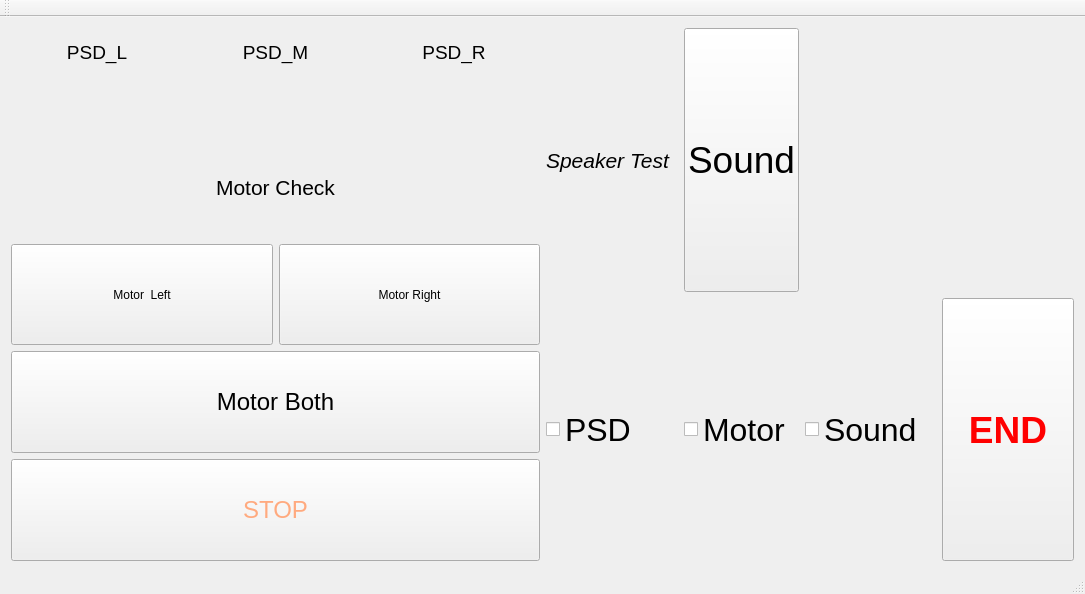
<?xml version="1.0" encoding="UTF-8"?>
<ui version="4.0">
 <class>admin_ui</class>
 <widget class="QMainWindow" name="admin_ui">
  <property name="geometry">
   <rect>
    <x>0</x>
    <y>0</y>
    <width>1085</width>
    <height>594</height>
   </rect>
  </property>
  <property name="windowTitle">
   <string>admin_ui</string>
  </property>
  <widget class="QWidget" name="centralWidget">
   <layout class="QHBoxLayout" name="horizontalLayout">
    <item>
     <layout class="QVBoxLayout" name="verticalLayout">
      <item>
       <layout class="QGridLayout" name="gridLayout">
        <item row="1" column="0">
         <widget class="QLabel" name="psd_l">
          <property name="font">
           <font>
            <pointsize>20</pointsize>
            <weight>75</weight>
            <bold>true</bold>
           </font>
          </property>
          <property name="text">
           <string/>
          </property>
         </widget>
        </item>
        <item row="0" column="2">
         <widget class="QLabel" name="label_3">
          <property name="font">
           <font>
            <pointsize>14</pointsize>
           </font>
          </property>
          <property name="layoutDirection">
           <enum>Qt::LeftToRight</enum>
          </property>
          <property name="text">
           <string>PSD_R</string>
          </property>
          <property name="alignment">
           <set>Qt::AlignCenter</set>
          </property>
         </widget>
        </item>
        <item row="0" column="1">
         <widget class="QLabel" name="label">
          <property name="font">
           <font>
            <pointsize>14</pointsize>
           </font>
          </property>
          <property name="layoutDirection">
           <enum>Qt::LeftToRight</enum>
          </property>
          <property name="text">
           <string>PSD_M</string>
          </property>
          <property name="alignment">
           <set>Qt::AlignCenter</set>
          </property>
         </widget>
        </item>
        <item row="0" column="0">
         <widget class="QLabel" name="label_2">
          <property name="font">
           <font>
            <pointsize>14</pointsize>
           </font>
          </property>
          <property name="layoutDirection">
           <enum>Qt::LeftToRight</enum>
          </property>
          <property name="text">
           <string>PSD_L</string>
          </property>
          <property name="alignment">
           <set>Qt::AlignCenter</set>
          </property>
         </widget>
        </item>
        <item row="1" column="2">
         <widget class="QLabel" name="psd_r">
          <property name="font">
           <font>
            <pointsize>20</pointsize>
            <weight>75</weight>
            <bold>true</bold>
           </font>
          </property>
          <property name="text">
           <string/>
          </property>
         </widget>
        </item>
        <item row="1" column="1">
         <widget class="QLabel" name="psd_m">
          <property name="font">
           <font>
            <pointsize>20</pointsize>
            <weight>75</weight>
            <bold>true</bold>
           </font>
          </property>
          <property name="text">
           <string/>
          </property>
         </widget>
        </item>
       </layout>
      </item>
      <item>
       <widget class="QLabel" name="label_7">
        <property name="font">
         <font>
          <pointsize>16</pointsize>
         </font>
        </property>
        <property name="text">
         <string>Motor Check</string>
        </property>
        <property name="alignment">
         <set>Qt::AlignCenter</set>
        </property>
       </widget>
      </item>
      <item>
       <layout class="QHBoxLayout" name="horizontalLayout_3">
        <item>
         <widget class="QPushButton" name="Motor_left">
          <property name="sizePolicy">
           <sizepolicy hsizetype="Preferred" vsizetype="Preferred">
            <horstretch>0</horstretch>
            <verstretch>0</verstretch>
           </sizepolicy>
          </property>
          <property name="text">
           <string>Motor  Left</string>
          </property>
         </widget>
        </item>
        <item>
         <widget class="QPushButton" name="Motor_Right">
          <property name="sizePolicy">
           <sizepolicy hsizetype="Minimum" vsizetype="Preferred">
            <horstretch>0</horstretch>
            <verstretch>0</verstretch>
           </sizepolicy>
          </property>
          <property name="text">
           <string>Motor Right</string>
          </property>
         </widget>
        </item>
       </layout>
      </item>
      <item>
       <widget class="QPushButton" name="Motor_Both">
        <property name="sizePolicy">
         <sizepolicy hsizetype="Minimum" vsizetype="Preferred">
          <horstretch>0</horstretch>
          <verstretch>0</verstretch>
         </sizepolicy>
        </property>
        <property name="font">
         <font>
          <pointsize>18</pointsize>
         </font>
        </property>
        <property name="text">
         <string>Motor Both</string>
        </property>
       </widget>
      </item>
      <item>
       <widget class="QPushButton" name="pushButton">
        <property name="sizePolicy">
         <sizepolicy hsizetype="Minimum" vsizetype="Preferred">
          <horstretch>0</horstretch>
          <verstretch>0</verstretch>
         </sizepolicy>
        </property>
        <property name="font">
         <font>
          <pointsize>18</pointsize>
         </font>
        </property>
        <property name="styleSheet">
         <string notr="true">#pushButton{
color : rgb(255, 170, 127)
}</string>
        </property>
        <property name="text">
         <string>STOP</string>
        </property>
       </widget>
      </item>
     </layout>
    </item>
    <item>
     <layout class="QVBoxLayout" name="verticalLayout_6">
      <item>
       <layout class="QGridLayout" name="gridLayout_2">
        <item row="2" column="1">
         <widget class="QCheckBox" name="checkBox_3">
          <property name="sizePolicy">
           <sizepolicy hsizetype="Minimum" vsizetype="Preferred">
            <horstretch>0</horstretch>
            <verstretch>0</verstretch>
           </sizepolicy>
          </property>
          <property name="font">
           <font>
            <pointsize>24</pointsize>
           </font>
          </property>
          <property name="text">
           <string>Motor</string>
          </property>
         </widget>
        </item>
        <item row="2" column="0">
         <widget class="QCheckBox" name="checkBox_2">
          <property name="sizePolicy">
           <sizepolicy hsizetype="Minimum" vsizetype="Preferred">
            <horstretch>0</horstretch>
            <verstretch>0</verstretch>
           </sizepolicy>
          </property>
          <property name="font">
           <font>
            <pointsize>24</pointsize>
           </font>
          </property>
          <property name="text">
           <string>PSD</string>
          </property>
         </widget>
        </item>
        <item row="2" column="2">
         <widget class="QCheckBox" name="checkBox">
          <property name="sizePolicy">
           <sizepolicy hsizetype="Minimum" vsizetype="Preferred">
            <horstretch>0</horstretch>
            <verstretch>0</verstretch>
           </sizepolicy>
          </property>
          <property name="font">
           <font>
            <pointsize>24</pointsize>
            <italic>false</italic>
           </font>
          </property>
          <property name="text">
           <string>Sound</string>
          </property>
         </widget>
        </item>
        <item row="2" column="3">
         <widget class="QPushButton" name="end_button">
          <property name="sizePolicy">
           <sizepolicy hsizetype="Minimum" vsizetype="Preferred">
            <horstretch>0</horstretch>
            <verstretch>0</verstretch>
           </sizepolicy>
          </property>
          <property name="font">
           <font>
            <pointsize>28</pointsize>
            <weight>75</weight>
            <italic>false</italic>
            <bold>true</bold>
           </font>
          </property>
          <property name="styleSheet">
           <string notr="true">#end_button{
color : rgb(255, 0, 0)
}</string>
          </property>
          <property name="text">
           <string>END</string>
          </property>
         </widget>
        </item>
        <item row="1" column="1">
         <widget class="QPushButton" name="sound_putton">
          <property name="sizePolicy">
           <sizepolicy hsizetype="Fixed" vsizetype="Preferred">
            <horstretch>0</horstretch>
            <verstretch>0</verstretch>
           </sizepolicy>
          </property>
          <property name="font">
           <font>
            <pointsize>28</pointsize>
            <italic>false</italic>
           </font>
          </property>
          <property name="text">
           <string>Sound</string>
          </property>
         </widget>
        </item>
        <item row="1" column="0">
         <widget class="QLabel" name="label_8">
          <property name="font">
           <font>
            <pointsize>16</pointsize>
            <italic>true</italic>
           </font>
          </property>
          <property name="text">
           <string>Speaker Test</string>
          </property>
         </widget>
        </item>
       </layout>
      </item>
     </layout>
    </item>
   </layout>
  </widget>
  <widget class="QMenuBar" name="menuBar">
   <property name="geometry">
    <rect>
     <x>0</x>
     <y>0</y>
     <width>1085</width>
     <height>25</height>
    </rect>
   </property>
  </widget>
  <widget class="QToolBar" name="mainToolBar">
   <attribute name="toolBarArea">
    <enum>TopToolBarArea</enum>
   </attribute>
   <attribute name="toolBarBreak">
    <bool>false</bool>
   </attribute>
  </widget>
  <widget class="QStatusBar" name="statusBar"/>
 </widget>
 <layoutdefault spacing="6" margin="11"/>
 <resources/>
 <connections/>
</ui>
